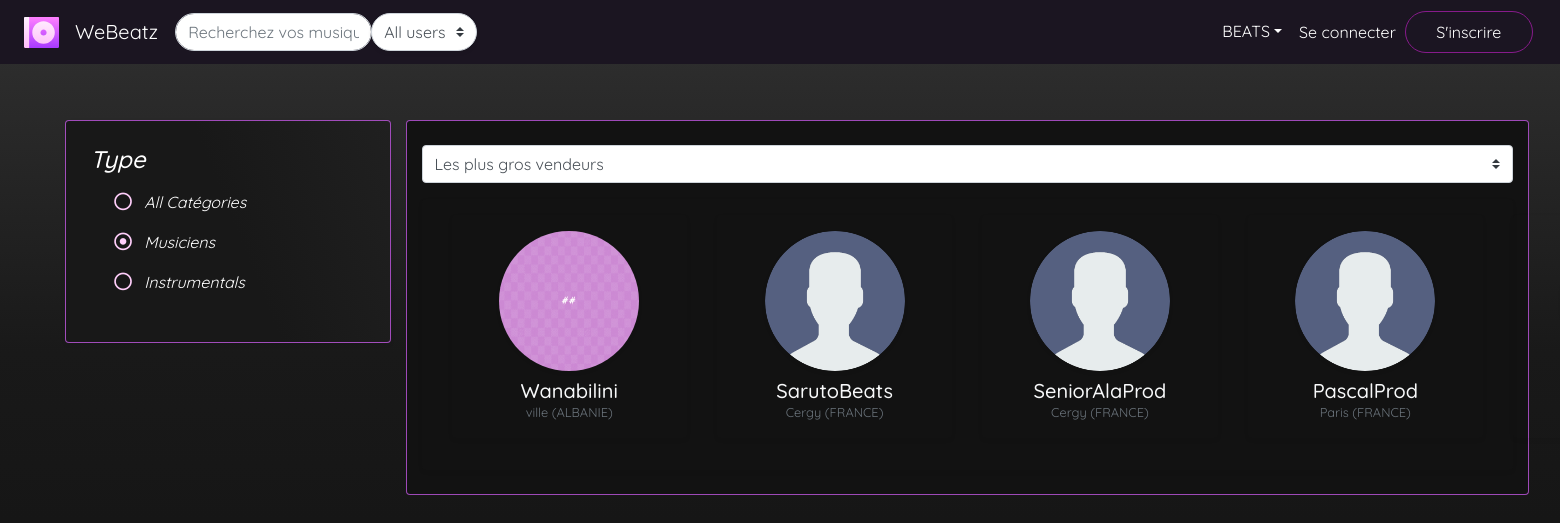
Screenshot of /WeBeatz/search.php?Type=users&sort=seller with the database file from the repository.
### tables this page shows
CREATE TABLE IF NOT EXISTS `user` (
  `user_id` int(10) UNSIGNED NOT NULL AUTO_INCREMENT,
  `user_role` int(2) UNSIGNED NOT NULL DEFAULT 2,
  `user_pseudo` varchar(25) NOT NULL,
  `user_email` varchar(150) NOT NULL,
  `user_image` text NOT NULL DEFAULT 'assets/img/user.png',
  `user_prenom` varchar(30) DEFAULT NULL,
  `user_nom` varchar(30) DEFAULT NULL,
  `user_description` text NOT NULL DEFAULT '\' \'',
  `user_sexe` varchar(1) DEFAULT NULL,
  `user_datenaissance` date DEFAULT NULL,
  `user_ville` varchar(100) DEFAULT NULL,
  `user_pays` int(3) DEFAULT NULL,
  `user_password` text NOT NULL,
  `user_dateinscription` datetime NOT NULL,
  `user_dateconnexion` datetime NOT NULL,
  `user_statut` int(2) DEFAULT 1,
  PRIMARY KEY (`user_id`),
  UNIQUE KEY `user_pseudo` (`user_pseudo`),
  UNIQUE KEY `user_mail` (`user_email`),
  KEY `user_pays` (`user_pays`)
);

CREATE TABLE IF NOT EXISTS `pays` (
  `id` smallint(5) UNSIGNED NOT NULL AUTO_INCREMENT,
  `code` int(3) NOT NULL,
  `alpha2` varchar(2) NOT NULL,
  `alpha3` varchar(3) NOT NULL,
  `nom_en_gb` varchar(45) NOT NULL,
  `nom_fr_fr` varchar(45) NOT NULL,
  PRIMARY KEY (`id`),
  UNIQUE KEY `alpha2` (`alpha2`),
  UNIQUE KEY `alpha3` (`alpha3`),
  UNIQUE KEY `code_unique` (`code`)
);

### WeBeatz/search.php (the view, shortened to what this page needs)
<?php
include_once("assets/db/connexiondb.php");
$reqG = $BDD->prepare("SELECT genre_nom,id FROM genre  ORDER BY genre_nom ASC");
$reqG->execute(array());
$listeGenres = $reqG->fetchAll();
    if(isset($_GET['Type']) && !empty($_GET['Type'])) {
        $wetypeexiste = true;
        if ($_GET['Type'] == "users") {
            $jechercheunboug = true;
        }
        else {
            $jechercheunboug = false;
        }
    }else{
        $wetypeexiste = false;
        $jechercheunboug = false;
    }
    if(isset($_GET['q']) && !empty($_GET['q'])) {
        $weqexiste = true;
    }else{
        $weqexiste = false;
    }
    if (isset($_GET['Genre']) && !empty($_GET['Genre'])) {
        $req = $BDD->prepare("SELECT genre_nom  FROM genre  WHERE id = ?");
        $req->execute(array($_GET['Genre']));
        $verif_genre = $req->fetch();
        if(isset($verif_genre['genre_nom'] ) ){
            $wegenreexiste = true;
        } else {
            $wegenreexiste = false;
        }
    }
    else {
        $wegenreexiste = false;
    }
    if (isset($_GET['sort']) && !empty($_GET['sort'])) {
        $wesortexiste = true;
    }
    $trierpar = $_GET['trierpar'];
    $asc_desc = $_GET['asc_desc'];
    if (isset($_GET['Price']) && !empty($_GET['Price'])) {
        $wepriceexiste = true;
        if ($_GET['Price'] == "free") {
            $jeveuxdesfreebeats = true;
            $borneprixinf = 0;
            $borneprixsup = 0;
        }
        else {
            $jeveuxdesfreebeats = false;
            $bornes = explode('-',$_GET['Price']);
            $borneprixinf = $bornes[0];
            $borneprixsup = $bornes[1];
        }
    }
    else {
        $wepriceexiste = false;
    }
if ($wetypeexiste && !$jechercheunboug) {
    if($weqexiste) {
        $xxx = (String) trim(($_GET['q']));
        if(($wegenreexiste && $_GET['Genre'] == "All") || !$wegenreexiste) {
            if ($wepriceexiste){
                $req = $BDD->prepare("SELECT * FROM (       SELECT *
                                                        FROM beat
                                                        WHERE CONCAT(beat_title,beat_author,beat_description,beat_year,beat_tags)
                                                        LIKE ?  ) base
                                                        WHERE $borneprixinf <= beat_price AND beat_price <= $borneprixsup
                                                        ORDER BY $trierpar $asc_desc");
            }
            else {
                $req = $BDD->prepare("SELECT *
                                                        FROM beat
                                                        WHERE CONCAT(beat_title,beat_author,beat_description,beat_year,beat_tags)
                                                        LIKE ?
                                                        ORDER BY $trierpar $asc_desc");
            }
        }
        else {
            if($wepriceexiste){
                foreach($listeGenres as $gr){
                    if($wegenreexiste && $_GET['Genre'] == $gr['id'] ) {
                        $g = $gr['id'];
                        $req = $BDD->prepare("SELECT * FROM (
                                                        SELECT * FROM beat
                                                        WHERE CONCAT(beat_title,beat_author,beat_description,beat_year,beat_tags)
                                                        LIKE ? ) base
                                        WHERE beat_genre = '$g' AND ($borneprixinf <= beat_price AND beat_price <= $borneprixsup )
                                        ORDER BY $trierpar $asc_desc");
                    }
                }
            }
            else {
                foreach($listeGenres as $gr){
                    if($wegenreexiste && $_GET['Genre'] == $gr['id']) {
                        $g = $gr['id'];
                        $req = $BDD->prepare("SELECT * FROM (
                                                        SELECT * FROM beat
                                                        WHERE CONCAT(beat_title,beat_author,beat_description,beat_year,beat_tags)
                                                        LIKE ? ) base
                                        WHERE beat_genre = '$g'
                                        ORDER BY $trierpar $asc_desc");
                    }
                }
            }
        }
        $req->execute(array("%".$xxx."%"));
        $resuBEATS = $req->fetchAll();
    }
    else if ($wegenreexiste) {
        if ($wepriceexiste){
            if($_GET['Genre'] == "All") {
                $req = $BDD->prepare("SELECT *
                         FROM beat
                         WHERE ($borneprixinf <= beat_price AND beat_price <= $borneprixsup )
                         ORDER BY $trierpar $asc_desc");
            } else {
                foreach($listeGenres as $gr){
                    if($_GET['Genre'] == $gr['id']) {
                        $g = $gr['id'];
                        $req = $BDD->prepare("SELECT *
                         FROM beat
                         WHERE beat_genre = '$g' AND ($borneprixinf <= beat_price AND beat_price <= $borneprixsup )
                         ORDER BY $trierpar $asc_desc");
                    }
                }
            }
        }
        else{
            if($_GET['Genre'] == "All") {
                $req = $BDD->prepare("SELECT *
                         FROM beat
                         ORDER BY $trierpar $asc_desc");
            } else {
                foreach($listeGenres as $gr){
                    if($_GET['Genre'] == $gr['id']) {
                        $g = $gr['id'];
                        $req = $BDD->prepare("SELECT *
                         FROM beat
                         WHERE beat_genre = '$g'
                         ORDER BY $trierpar $asc_desc");
                    }
                }
            }
        }
        $req->execute(array());
        $resuBEATS = $req->fetchAll();
    }
    else {
        if ($wepriceexiste){
            $req = $BDD->prepare("SELECT *
                            FROM beat
                            WHERE $borneprixinf <= beat_price AND beat_price <= $borneprixsup
                            ORDER BY $trierpar $asc_desc");
        }else {
            $req = $BDD->prepare("SELECT *
                            FROM beat
                            ORDER BY $trierpar $asc_desc");
        }
        $req->execute(array());
        $resuBEATS = $req->fetchAll();
    }
}
else if ($wetypeexiste && $jechercheunboug){
    if($weqexiste) {
        $xxx = (String) trim(($_GET['q']));
        if(!$wesortexiste || ($wesortexiste && $_GET['sort'] != 'seller')) {
            $req = $BDD->prepare("SELECT *
                            FROM user
                            WHERE CONCAT(user_pseudo,user_description)
                            LIKE ?
                            ORDER BY $trierpar $asc_desc");
            $req->execute(array("%".$xxx."%"));
            $resuUSERS = $req->fetchAll();
        } else if ($wesortexiste) {
            $req = $BDD->prepare("SELECT beat_author_id, SUM(beat_nbvente) AS vente_total
                                    FROM beat
                                    GROUP BY beat_author_id
                                    ORDER BY $trierpar $asc_desc ");
            $req->execute(array());
            $resuUb = $req->fetchAll();
            $resuUSERS = [];
            foreach($resuUb as $u) {
                $req = $BDD->prepare("SELECT * FROM (SELECT *
                                    FROM user
                                    WHERE user_id = ? ) base
                                    WHERE CONCAT(user_pseudo,user_description)
                                    LIKE ? ");
                $req->execute(array($u['beat_author_id'],"%".$xxx."%"));
                $resuUu = $req->fetchAll();
                $resuUSERS = array_merge($resuUSERS,$resuUu);
            }
        }
    }
    else {
        if(!$wesortexiste || ($wesortexiste && $_GET['sort'] != 'seller')) {
            $req = $BDD->prepare("SELECT *
                            FROM user
                            ORDER BY $trierpar $asc_desc");
            $req->execute(array());
            $resuUSERS = $req->fetchAll();
        }else if ($wesortexiste) {
            $req = $BDD->prepare("SELECT beat_author_id, SUM(beat_nbvente) AS vente_total
                                    FROM beat
                                    GROUP BY beat_author_id
                                    ORDER BY $trierpar $asc_desc ");
            $req->execute(array());
            $resuUb = $req->fetchAll();
            $resuUSERS = [];
            foreach($resuUb as $u) {
                $req = $BDD->prepare("SELECT *
                                    FROM user
                                    WHERE user_id = ? ");
                $req->execute(array($u['beat_author_id']));
                $resuUu = $req->fetchAll();
                $resuUSERS = array_merge($resuUSERS,$resuUu);
            }
        }
    }
}
$yadesresultatsUSERS = false;
if (isset($resuUSERS) && !empty($resuUSERS)){
    $yadesresultatsUSERS = true;
}
?>
<!DOCTYPE html>
<html lang="fr">
    <head>
        <link rel="stylesheet" type="text/css" href="assets/css/var-couleurs-polices.css">
        <link rel="stylesheet" type="text/css" href="assets/css/navbar.css">
        <link rel="stylesheet" type="text/css" href="assets/skeleton/AudioPlayer/audioplayer.css">
        <link rel="stylesheet" type="text/css" href="assets/css/search.css">
    </head>
    <body onload=" refreshNbPanier();refreshAllBeats() ">
        <?php require_once('assets/skeleton/navbar.php');  require_once('assets/functions/js-panier.php');?>
        <div class="rounded div1 container-fluid mb-0 ">
            <div class="row mx-3 ">
                <div class="col-lg-4 mb-4 mb-lg-0 col-md-4 col-xl-3">
                    <nav id="menuvertical" class="nav flex-column shadow-sm font-italic rounded p-4 border-back ">
                        <div class="list-group">
                            <h4 class="text-white">Type </h4>
                            <form action="search.php" id="formType">
                                <span onclick="goType(this)" class="nav-link px-4 rounded-pill activer " >
                                    <?php if(!$wetypeexiste) { ?>
                                    <i class="radioMenu far  fa-dot-circle mr-2"></i>
                                    <?php } else { ?>
                                    <i class="radioMenu fa fa-circle-o mr-2 icon_activer"></i>
                                    <?php } ?>
                                    <span id="" class='text-white'>All Catégories</span>
                                </span>
                                <span onclick="goType(this)" class="nav-link px-4 rounded-pill activer " >
                                    <?php if($wetypeexiste && $_GET['Type'] == "users") { ?>
                                    <i class="radioMenu far  fa-dot-circle mr-2"></i>
                                    <?php } else { ?>
                                    <i class="radioMenu fa fa-circle-o mr-2 icon_activer"></i>
                                    <?php } ?>
                                    <span id="" class='text-white' >Musiciens</span>
                                </span>
                                <span onclick="goType(this)" class="nav-link px-4 rounded-pill activer  " >
                                    <?php if($wetypeexiste && $_GET['Type'] == "beats") { ?>
                                    <i class=" radioMenu far  fa-dot-circle mr-2"></i>
                                    <?php } else { ?>
                                    <i class=" radioMenu fa fa-circle-o mr-2 icon_activer"></i>
                                    <?php } ?>
                                    <span id="" class='text-white'>Instrumentals</span>
                                </span>
                            </form>
                        </div>
                    </nav>
                </div>
                <div class="col-lg-8 mb-5 col-md-8 col-xl-9 m-0 bg-back container rounded mx-auto py-4 border-back">
                    <?php if ($jechercheunboug || (!$wetypeexiste)) { ?>
                    <?php if (($wetypeexiste && $jechercheunboug)) { ?>
                    <form id="formTrie2" action="search.php">
                        <select id='sortuser' name="sort" class="custom-select " onchange="goTrier2()">
                            <option value="seller" <?php if($wesortexiste && $_GET['sort'] == 'seller'){?> selected <?php } ?>>Les plus gros vendeurs </option>
                        </select>
                    </form>
                    <?php } ?>
                    <div id="resultuser"  class="pt-3 pb-3 container-fluid d-flex shadow-sm rounded bg-back">
                        <?php  if ($yadesresultatsUSERS) {
    foreach($resuUSERS as $r){
        if( ($r['user_role'] == 2 || $r['user_role'] == 0) && ($r['user_statut'] == 1) ) {
                        ?>
                        <div class="col-xl-3 col-sm-3 mb-3 text-center">
                            <div class=" rounded shadow-sm py-3 px-3"><a href="profil.php?profil_id=<?= $r['user_id']?>">
                                <img src="<?=$r['user_image'] ?>" alt=""  class="img-fluid roundedImage  shadow-sm mb-2">
                                <h5 class="mb-0 text-light"><a class='text-light' href="profil.php?profil_id=<?= $r['user_id']?>"><?=$r['user_pseudo'] ?></a></h5>
                                <span class="small  text-muted"><?=$r['user_ville'] ?>
                                    <span class="text-uppercase ">
                                        <?php
                            $req = $BDD->prepare("SELECT *
                            FROM pays
                            WHERE code = ?");
            $req->execute(array($r['user_pays'] ));
            $aff_pays = $req->fetch();
            echo '('.$aff_pays['nom_fr_fr'].')';
                                        ?>
                                    </span>
                                </span>
                                </a>
                            </div>
                        </div>
                        <?php    }
    }
} ?>
                    </div>
                    <?php } ?>
                </div>
            </div>
        </div>
    </body>
</html>

### rows the page displays
user: user_image (picture), user_pseudo "Wanabilini", user_ville "ville", pays.nom_fr_fr "ALBANIE"
user: user_image (placeholder picture), user_pseudo "SarutoBeats", user_ville "Cergy", pays.nom_fr_fr "FRANCE"
user: user_image (placeholder picture), user_pseudo "SeniorAlaProd", user_ville "Cergy", pays.nom_fr_fr "FRANCE"
user: user_image (placeholder picture), user_pseudo "PascalProd", user_ville "Paris", pays.nom_fr_fr "FRANCE"
